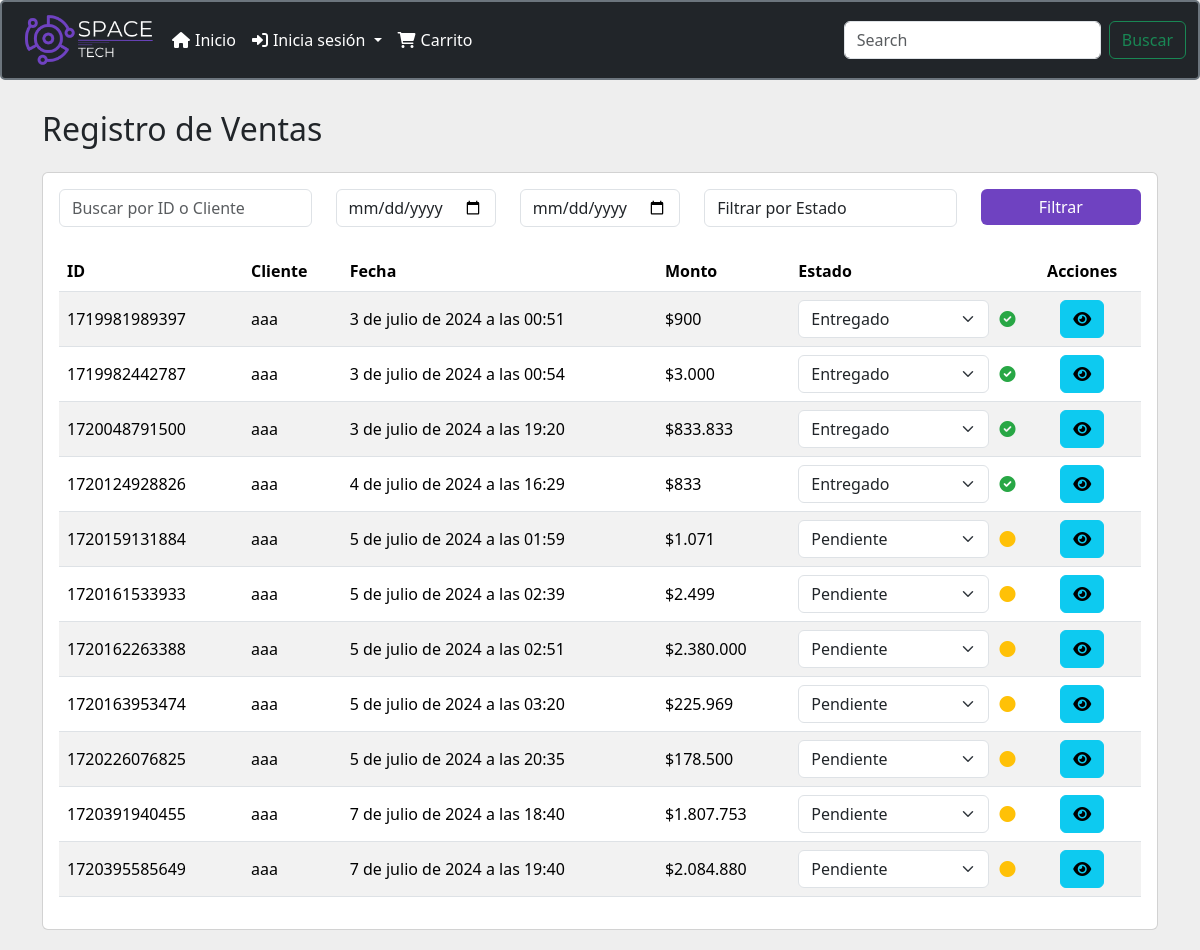
Page /gestion_ventas/ on the committed database.
### menu/models.py (models this page shows, shortened)
class Venta(models.Model):
    ESTADO_CHOICES = [
        ('Pendiente', 'Pendiente'),
        ('Entregado', 'Entregado'),
    ]
    id = models.AutoField(primary_key=True)
    usuario = models.ForeignKey(Usuario, on_delete=models.CASCADE)
    id_boleta = models.CharField(max_length=30)
    fecha = models.DateTimeField(default=timezone.now)
    subtotal = models.DecimalField(max_digits=10, decimal_places=2)
    iva = models.DecimalField(max_digits=10, decimal_places=2)
    total = models.DecimalField(max_digits=10, decimal_places=2)
    direccion_retiro = models.CharField(max_length=255, default="Piedra Roja 125, Quilicura, Chile")  # Dirección de retiro
    estado = models.CharField(max_length=10, choices=ESTADO_CHOICES, default='Pendiente')  # Estado de la venta

class Usuario(models.Model):
    ROLE_CHOICES = [
        ('ADMIN', 'Administrador'),
        ('BODEGA', 'Bodeguero'),
        ('CLIENT', 'Cliente'),
    ]
    nombre_usuario = models.CharField(max_length=30)
    nombre = models.CharField(max_length=30)
    apellido = models.CharField(max_length=30)
    email = models.EmailField(unique=True)
    tfno = models.CharField(max_length=8, verbose_name="Telefono")
    clave = models.CharField(max_length=30)
    confirmar_clave = models.CharField(max_length=30)
    direccion = models.CharField(max_length=255, verbose_name="Dirección", null=True, blank=True)
    role = models.CharField(max_length=6, choices=ROLE_CHOICES)

### menu/views.py (the view)
# urls.py: path('gestion_ventas/', views.gestion_ventas, name='gestion_ventas'),
def gestion_ventas(request):
    query = request.GET.get('q')
    date_from = request.GET.get('date_from')
    date_to = request.GET.get('date_to')
    estado = request.GET.get('estado')
    ventas = Venta.objects.select_related('usuario').all()
    if query:
        ventas = ventas.filter(Q(usuario__nombre_usuario__icontains=query) | Q(id_boleta__icontains=query))
    if date_from:
        ventas = ventas.filter(fecha__gte=date_from)
    if date_to:
        ventas = ventas.filter(fecha__lte=date_to)
    if estado:
        ventas = ventas.filter(estado=estado)
    context = {'ventas': ventas}
    return render(request, 'gestion_ventas.html', context)

### menu/context_processors.py (called while the page is built)
def carrito_items_count(request):
    if request.user.is_authenticated:
        cart, created = Cart.objects.get_or_create(user=request.user)
        carrito_items_count = CartItem.objects.filter(cart=cart).aggregate(total_quantity=Sum('quantity'))['total_quantity'] or 0
    else:
        carrito_items_count = 0
    return {
        'carrito_items_count': carrito_items_count
    }

### menu/templatetags/custom_filters.py (called while the page is built)
@register.filter(name='format_price')
def format_price(value):
    return f"${value:,.0f}".replace(",", ".")

### menu/templates/gestion_ventas.html (shortened to what this page needs)
<!DOCTYPE html>
<html lang="es">
{% load custom_filters %}
{% load static %}
<head>
    <link href="https://cdn.jsdelivr.net/npm/bootstrap@5.3.3/dist/css/bootstrap.min.css" rel="stylesheet">
    <link rel="stylesheet" href="https://cdnjs.cloudflare.com/ajax/libs/font-awesome/5.15.4/css/all.min.css">
</head>
<body>
    {% include "plantilla/menu.html" %}
    <div class="container">
        <h2 class="mb-4">Registro de Ventas</h2>
        <div class="card">
            <div class="card-body">
                <form method="get" class="mb-4">
                    <div class="row">
                        <div class="col-md-3">
                            <input type="text" name="q" class="form-control" placeholder="Buscar por ID o Cliente" value="{{ request.GET.q }}">
                        </div>
                        <div class="col-md-2">
                            <input type="date" name="date_from" class="form-control" placeholder="Fecha desde" value="{{ request.GET.date_from }}">
                        </div>
                        <div class="col-md-2">
                            <input type="date" name="date_to" class="form-control" placeholder="Fecha hasta" value="{{ request.GET.date_to }}">
                        </div>
                        <div class="col-md-3">
                            <select name="estado" class="form-control">
                                <option value="">Filtrar por Estado</option>
                            </select>
                        </div>
                        <div class="col-md-2">
                            <button type="submit" class="btn btn-primary w-100">Filtrar</button>
                        </div>
                    </div>
                </form>
                <div class="table-responsive">
                    <table class="table table-striped">
                        <thead>
                            <tr>
                                <th>ID</th>
                                <th>Cliente</th>
                                <th>Fecha</th>
                                <th>Monto</th>
                                <th>Estado</th>
                                <th class="table-actions">Acciones</th>
                            </tr>
                        </thead>
                        <tbody>
                            {% for venta in ventas %}
                            <tr>
                                <td>{{ venta.id_boleta }}</td>
                                <td>{{ venta.usuario.nombre_usuario }}</td>
                                <td>{{ venta.fecha }}</td>
                                <td>{{ venta.total|format_price }}</td>
                                <td>
                                    <div class="estado-container">
                                        <select class="form-select cambiar-estado" data-venta-id="{{ venta.id }}">
                                            <option value="Pendiente" {% if venta.estado == 'Pendiente' %}selected{% endif %}>Pendiente</option>
                                            <option value="Entregado" {% if venta.estado == 'Entregado' %}selected{% endif %}>Entregado</option>
                                        </select>
                                        {% if venta.estado == 'Pendiente' %}
                                        <i class="fas fa-circle estado-icon estado-pendiente" title="Pendiente"></i>
                                        {% elif venta.estado == 'Entregado' %}
                                        <i class="fas fa-check-circle estado-icon estado-entregado" title="Entregado"></i>
                                        {% endif %}
                                    </div>
                                </td>
                                <td class="table-actions">
                                    <button class="btn btn-info btn-icon" data-bs-toggle="modal" data-bs-target="#detalleVentaModal" data-id="{{ venta.id }}" title="Ver Detalles"><i class="fas fa-eye"></i></button>
                                </td>
                            </tr>
                            {% endfor %}
                        </tbody>
                    </table>
                </div>
            </div>
        </div>
    </div>
</body>
</html>

### menu/templates/gestion_ventas.html (style rules this page uses)
body { background-color: #f8f9fa; }
.container { margin-top: 30px; }
.card { margin-bottom: 20px; }
.table th, .table td { vertical-align: middle; }
.table-actions { text-align: center; }
.btn-icon { padding: 5px 10px; }
.estado-pendiente { color: #ffc107; }
.estado-entregado { color: #28a745; }
.estado-icon { margin-left: 10px; }
.estado-container { display: flex; align-items: center; }

### menu/templates/plantilla/menu.html (style rules this page uses)
.btn-primary { background-color: #6f42c1; border: none; }

### rows in the picture
Venta: id_boleta "1719981989397", usuario.nombre_usuario "aaa", fecha "3 de julio de 2024 a las 00:51", total "$900", estado+id "Entregado"
Venta: id_boleta "1719982442787", usuario.nombre_usuario "aaa", fecha "3 de julio de 2024 a las 00:54", total "$3.000", estado+id "Entregado"
Venta: id_boleta "1720048791500", usuario.nombre_usuario "aaa", fecha "3 de julio de 2024 a las 19:20", total "$833.833", estado+id "Entregado"
Venta: id_boleta "1720124928826", usuario.nombre_usuario "aaa", fecha "4 de julio de 2024 a las 16:29", total "$833", estado+id "Entregado"
Venta: id_boleta "1720159131884", usuario.nombre_usuario "aaa", fecha "5 de julio de 2024 a las 01:59", total "$1.071", estado+id "Pendiente"
Venta: id_boleta "1720161533933", usuario.nombre_usuario "aaa", fecha "5 de julio de 2024 a las 02:39", total "$2.499", estado+id "Pendiente"
Venta: id_boleta "1720162263388", usuario.nombre_usuario "aaa", fecha "5 de julio de 2024 a las 02:51", total "$2.380.000", estado+id "Pendiente"
Venta: id_boleta "1720163953474", usuario.nombre_usuario "aaa", fecha "5 de julio de 2024 a las 03:20", total "$225.969", estado+id "Pendiente"
Venta: id_boleta "1720226076825", usuario.nombre_usuario "aaa", fecha "5 de julio de 2024 a las 20:35", total "$178.500", estado+id "Pendiente"
Venta: id_boleta "1720391940455", usuario.nombre_usuario "aaa", fecha "7 de julio de 2024 a las 18:40", total "$1.807.753", estado+id "Pendiente"
Venta: id_boleta "1720395585649", usuario.nombre_usuario "aaa", fecha "7 de julio de 2024 a las 19:40", total "$2.084.880", estado+id "Pendiente"
